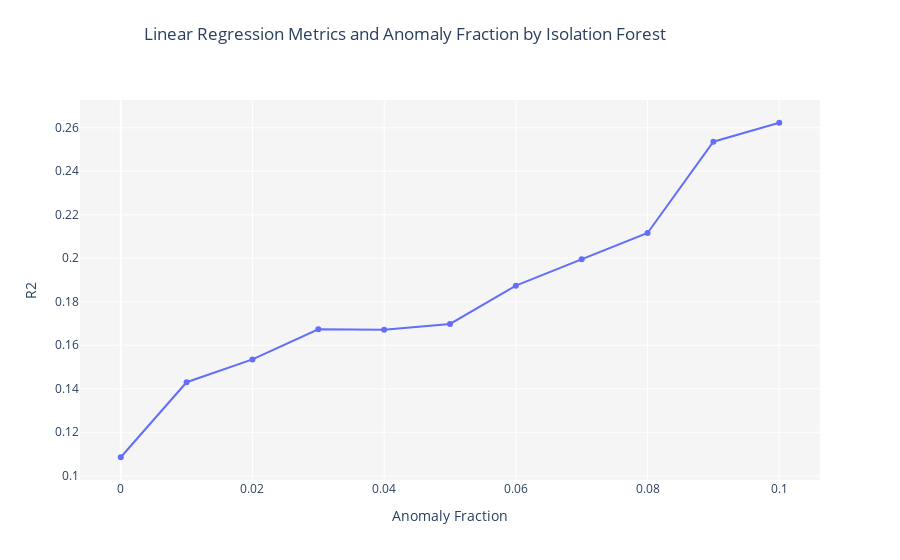

The cell this chart's notebook holds for it:
### Code cell
tuned_iforest = tune_model(iforest,supervised_target='Transaction_amount')

### Figure 1 — Plotly figure (JSON) as saved in the notebook; plotly's stock layout.template omitted (floating-point values rounded to 4 significant figures)
{"data": [{"mode": "lines+markers", "name": "R2", "type": "scatter", "x": [0, 0.01, 0.02, 0.03, 0.04, 0.05, 0.06, 0.07, 0.08, 0.09, 0.1], "y": [0.1085, 0.143, 0.1535, 0.1673, 0.1671, 0.1698, 0.1874, 0.1995, 0.2116, 0.2536, 0.2623]}], "layout": {"plot_bgcolor": "rgb(245,245,245)", "title": {"text": "Linear Regression Metrics and Anomaly Fraction by Isolation Forest", "x": 0.45, "xanchor": "center", "y": 0.95, "yanchor": "top"}, "xaxis": {"title": {"text": "Anomaly Fraction"}}, "yaxis": {"title": {"text": "R2"}}}}
